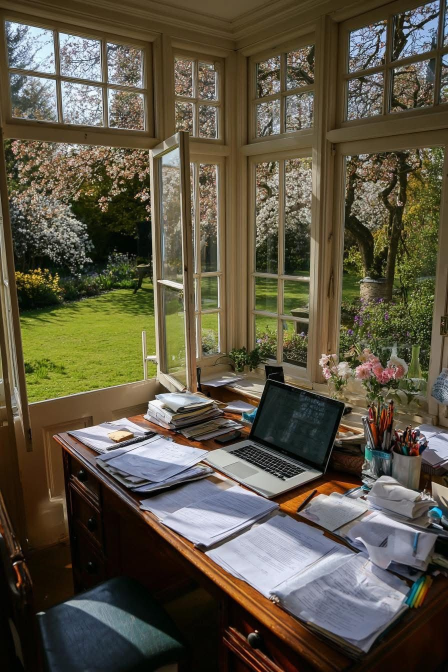
#> input picture rms_lab3/111.jpg, 896 x 1344 px (shown at 1/2 size)
$ python rms_lab3.py
#> lines starting #> are read from the running program, lines starting #| are printed output that depends on the picture
import numpy as np
from PIL import Image
import matplotlib.pyplot as plt


# -----------------------------
# 1. DCT: побудова матриці та блочна компресія
# -----------------------------

def build_dct_matrix(N=8):
    """
    Побудова 1D DCT-матриці розміру N×N (DCT-II).
    Використовується формула:
    D[k, n] = alpha(k) * cos( pi * (2n+1) * k / (2N) )
    """
    D = np.zeros((N, N), dtype=np.float64)
    for k in range(N):
        for n in range(N):
            if k == 0:
                alpha = np.sqrt(1.0 / N)
            else:
                alpha = np.sqrt(2.0 / N)
            D[k, n] = alpha * np.cos(np.pi * (2 * n + 1) * k / (2.0 * N))
    return D


def dct_compress_image(img, keep=10):
    """
    Компресія зображення за допомогою блочної DCT 8x8.
    - img: 2D масив (float64) з діапазоном [0, 255]
    - keep: кількість низькочастотних коефіцієнтів на блок (приблизно)
    Повертає:
    - rec: відновлене зображення
    - dct_coeffs: матриця DCT-коефіцієнтів (після занулення)
    """
    assert img.ndim == 2
    h, w = img.shape
    N = 8
    assert h % N == 0 and w % N == 0, "Розмір зображення має бути кратним 8"

    D = build_dct_matrix(N)

    # Матриця для збереження DCT-коефіцієнтів
    dct_coeffs = np.zeros_like(img, dtype=np.float64)

    # Маска: залишаємо k×k верхній лівий квадрат коефіцієнтів (низькі частоти)
    k_side = int(np.sqrt(keep))
    if k_side < 1:
        k_side = 1
    if k_side > N:
        k_side = N
    mask = np.zeros((N, N), dtype=bool)
    mask[:k_side, :k_side] = True

    # Пряме перетворення + "обрубання" високих частот
    for i in range(0, h, N):
        for j in range(0, w, N):
            block = img[i:i + N, j:j + N]
            B = D @ block @ D.T              # 2D-DCT через множення матриць
            Bc = np.where(mask, B, 0.0)      # обнуляємо зайві коефіцієнти
            dct_coeffs[i:i + N, j:j + N] = Bc

    # Зворотне перетворення (IDCT)
    rec = np.zeros_like(img, dtype=np.float64)
    for i in range(0, h, N):
        for j in range(0, w, N):
            Bc = dct_coeffs[i:i + N, j:j + N]
            block_rec = D.T @ Bc @ D         # IDCT: D^T * B * D
            rec[i:i + N, j:j + N] = block_rec

    rec = np.clip(rec, 0, 255)
    return rec, dct_coeffs


# -----------------------------
# 2. Haar-вейвлет: 1D, 2D, компресія
# -----------------------------

def haar_1d(signal):
    """
    Одновимірне пряме Haar-перетворення для вектора довжини N (N парне).
    Повертає [a0, a1, ..., a_{N/2-1}, d0, d1, ..., d_{N/2-1}].
    """
    signal = np.asarray(signal, dtype=np.float64)
    N = signal.shape[0]
    assert N % 2 == 0
    a = (signal[0::2] + signal[1::2]) / np.sqrt(2.0)
    d = (signal[0::2] - signal[1::2]) / np.sqrt(2.0)
    return np.concatenate((a, d))


def inverse_haar_1d(coeffs):
    """
    Одновимірне обернене Haar-перетворення.
    На вході: [a..., d...] довжини N, N парне.
    Повертає відновлений сигнал довжини N.
    """
    coeffs = np.asarray(coeffs, dtype=np.float64)
    N = coeffs.shape[0]
    assert N % 2 == 0
    half = N // 2
    a = coeffs[:half]
    d = coeffs[half:]
    x_even = (a + d) / np.sqrt(2.0)
    x_odd = (a - d) / np.sqrt(2.0)
    out = np.empty(N, dtype=np.float64)
    out[0::2] = x_even
    out[1::2] = x_odd
    return out


def haar_2d(img):
    """
    Двовимірне Haar-перетворення (один рівень) для зображення.
    1) застосовується 1D Haar до кожного рядка,
    2) потім до кожного стовпця.
    """
    img = np.asarray(img, dtype=np.float64)
    h, w = img.shape
    assert h % 2 == 0 and w % 2 == 0

    temp = img.copy()
    # Обробка рядків
    for i in range(h):
        temp[i, :] = haar_1d(temp[i, :])

    # Обробка стовпців
    out = temp.copy()
    for j in range(w):
        out[:, j] = haar_1d(out[:, j])

    return out


def inverse_haar_2d(coeffs):
    """
    Двовимірне обернене Haar-перетворення (один рівень).
    1) спочатку інверсія по стовпцях,
    2) потім по рядках.
    """
    coeffs = np.asarray(coeffs, dtype=np.float64)
    h, w = coeffs.shape
    assert h % 2 == 0 and w % 2 == 0

    temp = coeffs.copy()
    # Інверсія по стовпцях
    for j in range(w):
        temp[:, j] = inverse_haar_1d(temp[:, j])

    # Інверсія по рядках
    out = temp.copy()
    for i in range(h):
        out[i, :] = inverse_haar_1d(out[i, :])

    return out


def haar_compress_image(img):
    """
    Компресія зображення за допомогою 2D Haar-вейвлета (один рівень).
    Стратегія:
    - LL (верхній лівий блок) залишаємо,
    - LH, HL, HH обнуляємо (відкидаємо деталі).
    Повертає:
    - rec: відновлене зображення
    - coeffs: початкові коефіцієнти
    - coeffs_c: коефіцієнти після компресії (з обнуленими деталями)
    """
    img = np.asarray(img, dtype=np.float64)
    h, w = img.shape
    assert h % 2 == 0 and w % 2 == 0

    coeffs = haar_2d(img)
    coeffs_c = coeffs.copy()

    half_h = h // 2
    half_w = w // 2

    # Обнулення деталевих підобластей: LH, HL, HH
    coeffs_c[:half_h, half_w:] = 0.0   # LH
    coeffs_c[half_h:, :half_w] = 0.0   # HL
    coeffs_c[half_h:, half_w:] = 0.0   # HH

    rec = inverse_haar_2d(coeffs_c)
    rec = np.clip(rec, 0, 255)
    return rec, coeffs, coeffs_c


# -----------------------------
# 3. PSNR
# -----------------------------

def psnr(orig, rec, max_val=255.0):
    """
    Обчислення PSNR між оригінальним і відновленим зображеннями.
    orig, rec — 2D-масиви з однаковим розміром.
    """
    orig = np.asarray(orig, dtype=np.float64)
    rec = np.asarray(rec, dtype=np.float64)
    mse = np.mean((orig - rec) ** 2)
    if mse == 0:
        return float('inf')
    return 10.0 * np.log10((max_val ** 2) / mse)


# -----------------------------
# 4. Головна функція: завантаження, компресія, візуалізація
# -----------------------------

def main():
    # ---- 4.1. Завантажити зображення ----
    # "111.png" НАЗВА ОБОВЯЗКОВА (512x512 або будь-який — ми його масштабуємо)
    image_path = "111.jpg"

    img = Image.open(image_path).convert("L")   # grayscale
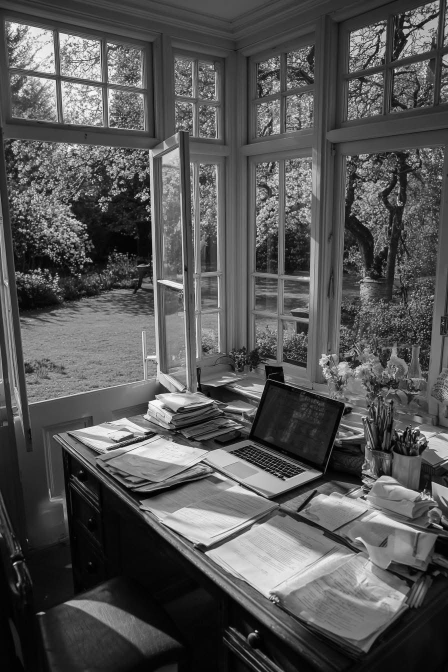
#> img: PIL image 896x1344 L (shown at 1/2 size); min 0, max 255, mean 84.5
    img = img.resize((512, 512))               # масштаб до 512x512
#> img: PIL image 512x512 L
    img_np = np.array(img, dtype=np.float64)   # значення в [0,255]

    # ---- 4.2. DCT-компресія ----
    # keep = скільки низькочастотних коефіцієнтів на блок ми грубо зберігаємо
    dct_rec, dct_coeffs = dct_compress_image(img_np, keep=16)
#> after the loop in dct_compress_image, `for i in range(0, h, N):`:
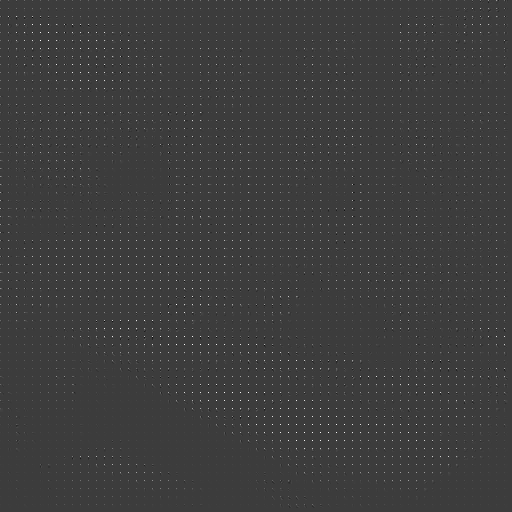
#> dct_coeffs: shape (512, 512) float64; min -580.8, max 1848.6, mean 10.6; drawn with min black and max white
#> after the loop in dct_compress_image, `for i in range(0, h, N):`:
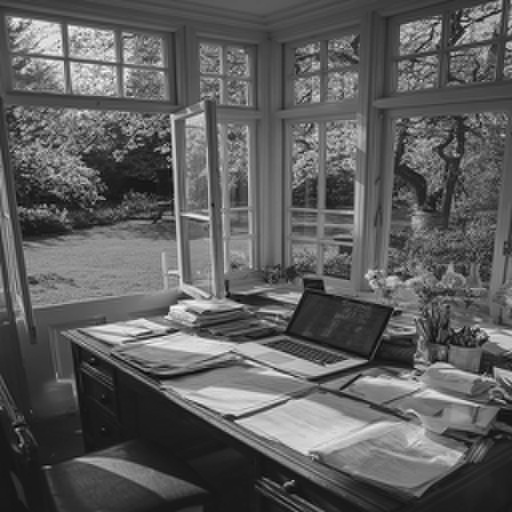
#> rec: shape (512, 512) float64; min -25.21, max 274.1, mean 84.5; drawn with min black and max white
    psnr_dct = psnr(img_np, dct_rec)
#> in psnr, `mse = np.mean((orig - rec) ** 2)`: mse = 133.9
#> psnr_dct = 26.86

    # ---- 4.3. Haar-компресія ----
    haar_rec, coeffs, coeffs_c = haar_compress_image(img_np)
#> after the loop in haar_2d, `for i in range(h):`:
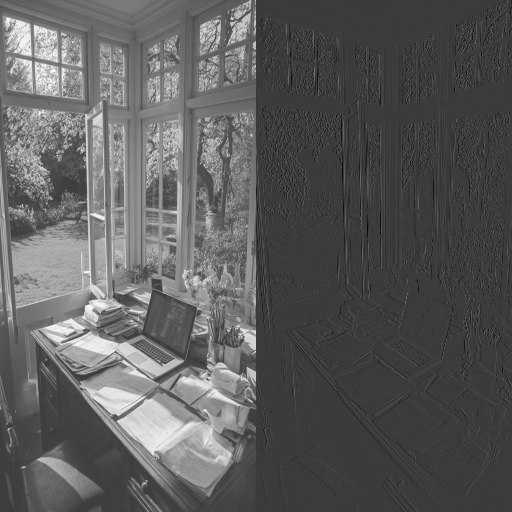
#> temp: shape (512, 512) float64; min -109.6, max 357.8, mean 59.8; drawn with min black and max white
#> after the loop in haar_2d, `for j in range(w):`:
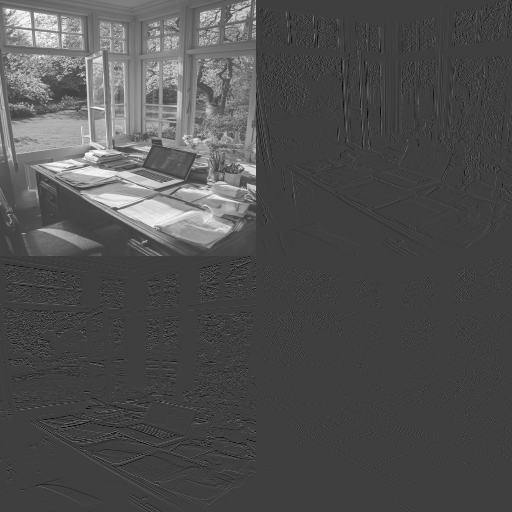
#> out: shape (512, 512) float64; min -164, max 495, mean 42.3; drawn with min black and max white
#> after the loop in inverse_haar_2d, `for j in range(w):`:
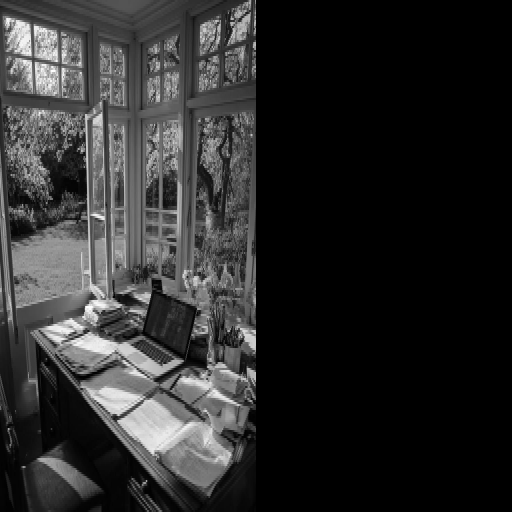
#> temp: shape (512, 512) float64; min 0, max 350, mean 59.8; drawn with min black and max white
#> after the loop in inverse_haar_2d, `for i in range(h):`:
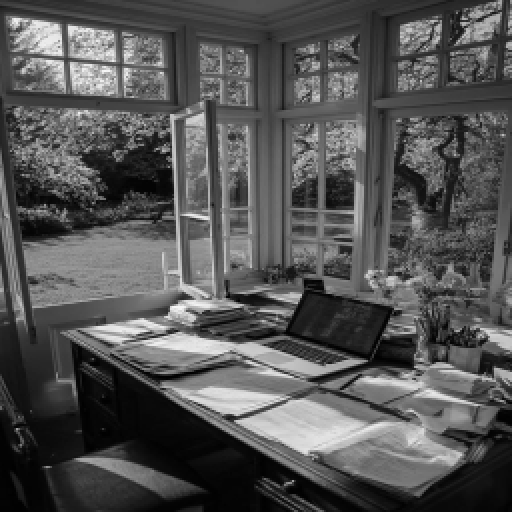
#> out: shape (512, 512) float64; min 0.75, max 247.5, mean 84.5
    psnr_haar = psnr(img_np, haar_rec)
#> psnr_haar = 25.47

    print(f"PSNR (DCT):   {psnr_dct:.2f} dB")
#| PSNR (DCT):   26.86 dB
    print(f"PSNR (Haar):  {psnr_haar:.2f} dB")
#| PSNR (Haar):  25.47 dB

    # ---- 4.4. Порівняльне відображення ----
    plt.figure(figsize=(12, 4))

    plt.subplot(1, 3, 1)
    plt.imshow(img_np, cmap="gray")
    plt.title("Original")
    plt.axis("off")

    plt.subplot(1, 3, 2)
    plt.imshow(dct_rec, cmap="gray")
    plt.title(f"DCT compressed\nPSNR = {psnr_dct:.2f} dB")
    plt.axis("off")

    plt.subplot(1, 3, 3)
    plt.imshow(haar_rec, cmap="gray")
    plt.title(f"Haar compressed\nPSNR = {psnr_haar:.2f} dB")
    plt.axis("off")

    plt.tight_layout()
    plt.show()


if __name__ == "__main__":
    main()
